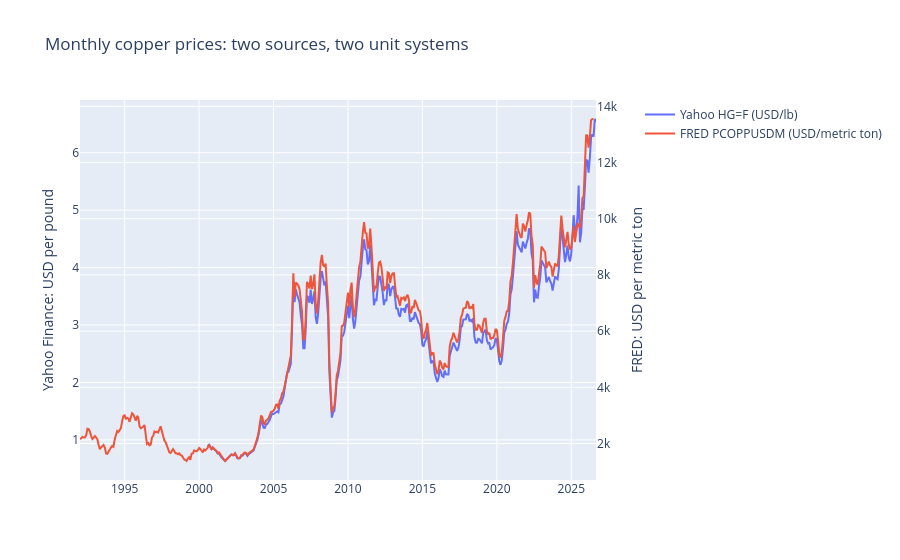

Write notebook code for a chart like this one.
### Markdown cell above
### How to Read This Output

With the default setting, the message confirms that the optional FRED comparison was intentionally skipped. When enabled, the output reports the number of monthly observations, their date coverage, and the most recent FRED price in US dollars per metric ton. That value must not be compared directly with the Yahoo price in dollars per pound because the units differ.

### Code cell
if fred_copper is None:
    print("Skipping the Yahoo/FRED chart because the optional FRED series is unavailable.")
else:
    yahoo_monthly = copper["price_usd_per_lb"].resample("MS").mean()
    fred_monthly = (
        fred_copper.assign(timestamp=pd.to_datetime(fred_copper["timestamp"]))
        .set_index("timestamp")["value"]
        .resample("MS")
        .mean()
    )
    comparison_figure = make_subplots(specs=[[{"secondary_y": True}]])
    comparison_figure.add_trace(
        go.Scatter(x=yahoo_monthly.index, y=yahoo_monthly, name="Yahoo HG=F (USD/lb)"),
        secondary_y=False,
    )
    comparison_figure.add_trace(
        go.Scatter(x=fred_monthly.index, y=fred_monthly, name="FRED PCOPPUSDM (USD/metric ton)"),
        secondary_y=True,
    )
    comparison_figure.update_layout(title="Monthly copper prices: two sources, two unit systems")
    comparison_figure.update_yaxes(title_text="Yahoo Finance: USD per pound", secondary_y=False)
    comparison_figure.update_yaxes(title_text="FRED: USD per metric ton", secondary_y=True)
    comparison_figure.show()

### Figure 1 — Plotly figure (JSON) as saved in the notebook; plotly's stock layout.template omitted (floating-point values rounded to 4 significant figures; data arrays with more than 128 entries replaced by an {"elided": "..."} marker saying what was removed)
{"data": [{"name": "Yahoo HG=F (USD/lb)", "type": "scatter", "x": {"elided": "314 str values"}, "xaxis": "x", "y": {"elided": "314 float values"}, "yaxis": "y"}, {"name": "FRED PCOPPUSDM (USD/metric ton)", "type": "scatter", "x": {"elided": "415 str values"}, "xaxis": "x", "y": {"elided": "415 float values"}, "yaxis": "y2"}], "layout": {"title": {"text": "Monthly copper prices: two sources, two unit systems"}, "xaxis": {"anchor": "y", "domain": [0, 0.94]}, "yaxis": {"anchor": "x", "domain": [0, 1], "title": {"text": "Yahoo Finance: USD per pound"}}, "yaxis2": {"anchor": "x", "overlaying": "y", "side": "right", "title": {"text": "FRED: USD per metric ton"}}}}
